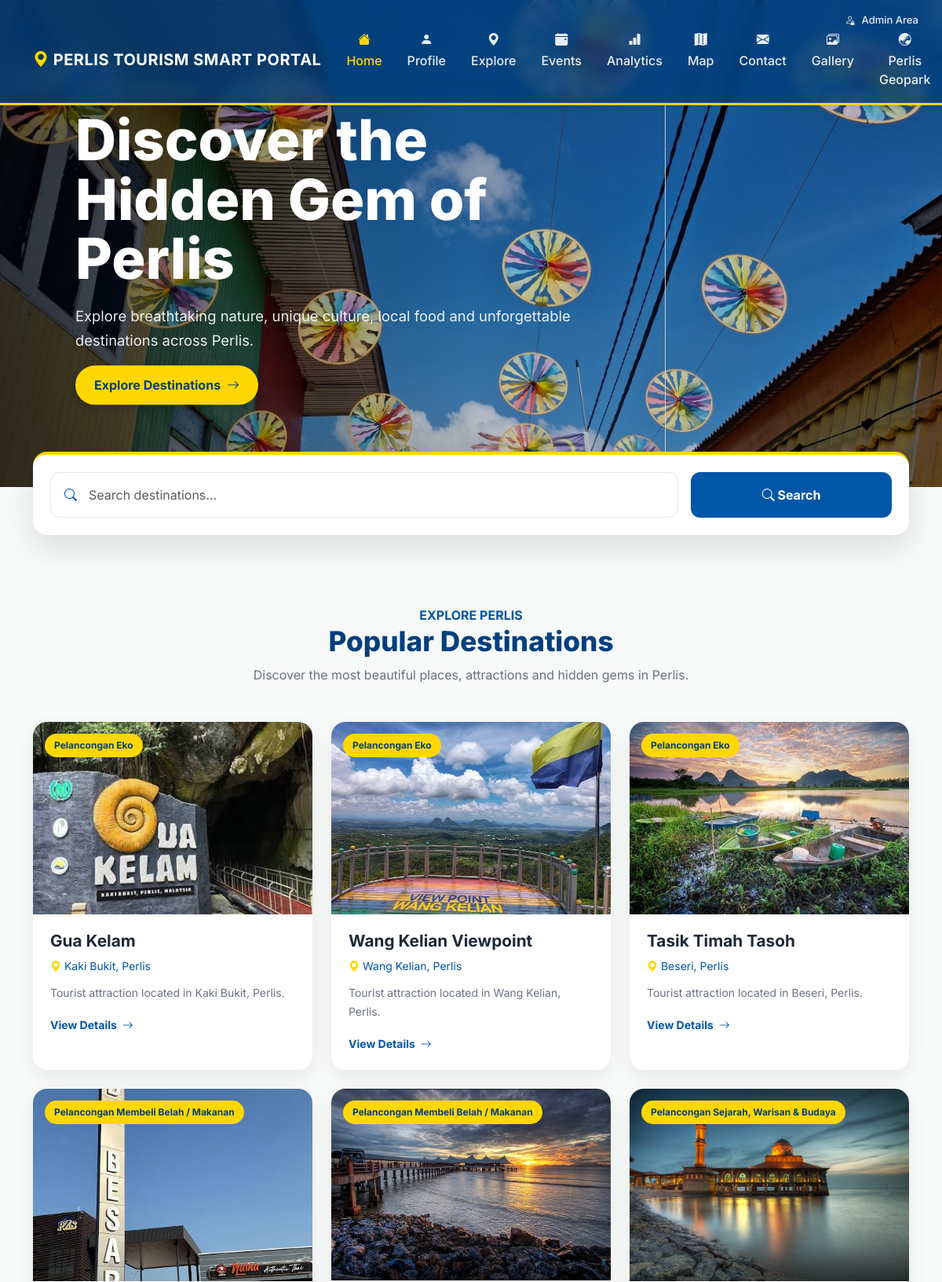
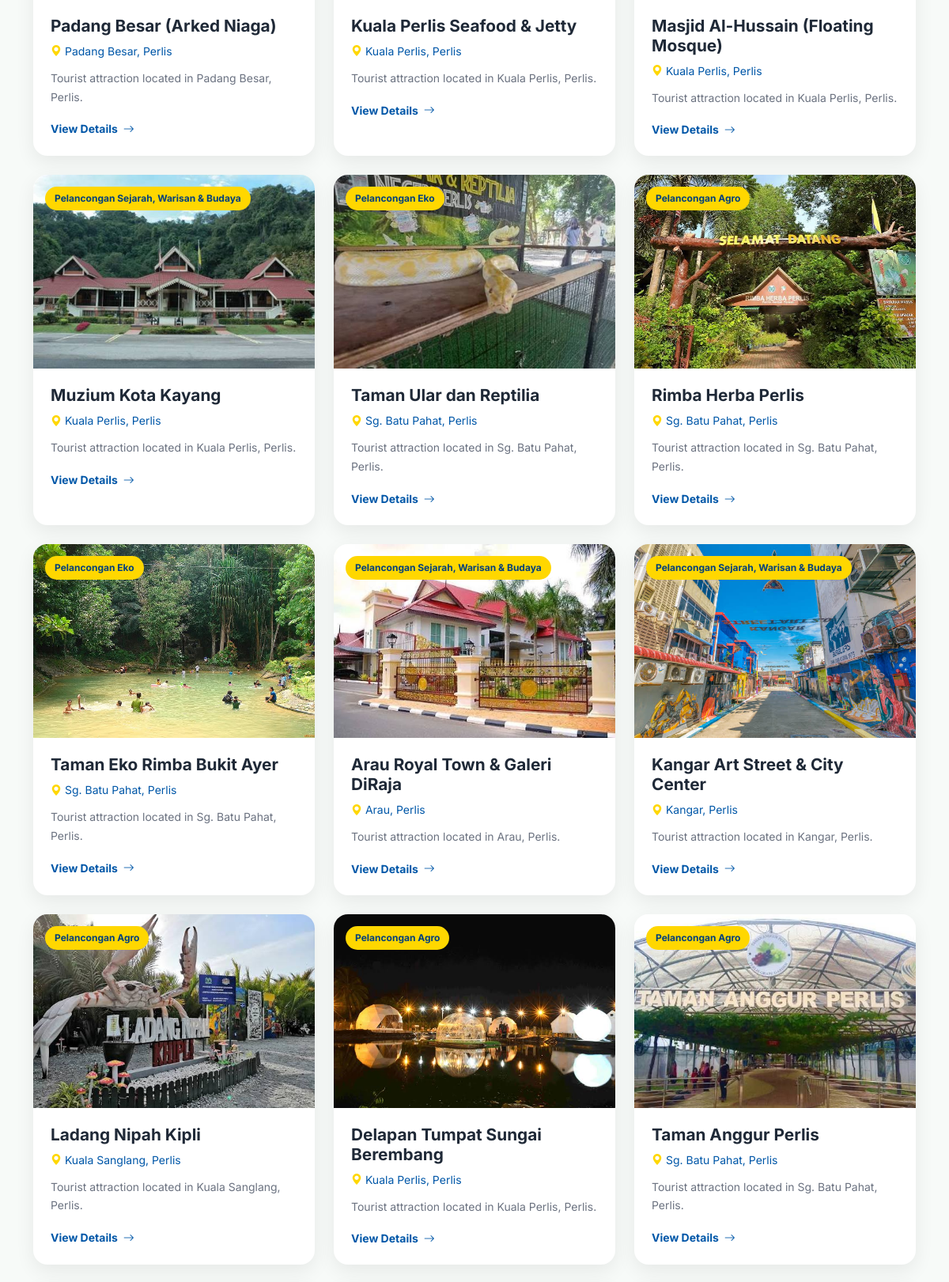
The page / (upper part) on the database its author committed (2 pictures, top to bottom).
### tables this page shows
CREATE TABLE `destinations` (
  `destination_id` int(11) NOT NULL,
  `destination_name` varchar(100) NOT NULL,
  `category` varchar(50) DEFAULT NULL,
  `location` varchar(100) DEFAULT NULL,
  `description` text DEFAULT NULL,
  `image` varchar(255) DEFAULT NULL,
  `created_at` timestamp NOT NULL DEFAULT current_timestamp()
);

### index.php (the view, shortened to what this page needs)
<?php
include("visitor_tracking.php");
?>
<!DOCTYPE html>
<html lang="en">
<head>
<link
    href="https://cdn.jsdelivr.net/npm/bootstrap@5.3.3/dist/css/bootstrap.min.css"
    rel="stylesheet"
>
<link
    href="https://cdn.jsdelivr.net/npm/bootstrap-icons@1.11.3/font/bootstrap-icons.css"
    rel="stylesheet"
>
</head>
<body>
<div class="admin-area">
<a href="login.php">
<i class="bi bi-person-lock"></i>
Admin Area
</a>
</div>
<nav class="navbar navbar-expand-lg navbar-dark shadow-sm">
<div class="container">
<a
    href="index.php"
    class="navbar-brand fw-bold"
>
<i class="bi bi-geo-alt-fill"></i>
PERLIS TOURISM SMART PORTAL
</a>
<div
    class="collapse navbar-collapse"
    id="mainMenu"
>
<ul class="navbar-nav ms-auto">
<li class="nav-item">
<a
    class="nav-link active"
    href="index.php"
>
<i class="bi bi-house-fill"></i>
Home
</a>
</li>
<li class="nav-item dropdown profile-dropdown">
<a
    class="nav-link"
    href="#"
    id="profileDropdown"
>
<i class="bi bi-person-fill"></i>
Profile
</a>
</li>
<li class="nav-item">
<a
    class="nav-link"
    href="destinations.php"
>
<i class="bi bi-geo-alt-fill"></i>
Explore
</a>
</li>
<li class="nav-item">
<a
    class="nav-link"
    href="events.php"
>
<i class="bi bi-calendar-event-fill"></i>
Events
</a>
</li>
<li class="nav-item">
<a
    class="nav-link"
    href="analytics.php"
>
<i class="bi bi-bar-chart-fill"></i>
Analytics
</a>
</li>
<li class="nav-item">
<a
    class="nav-link"
    href="map.php"
>
<i class="bi bi-map-fill"></i>
Map
</a>
</li>
<li class="nav-item">
<a
    class="nav-link"
    href="contact.php"
>
<i class="bi bi-envelope-fill"></i>
Contact
</a>
</li>
<li class="nav-item">
<a
    class="nav-link"
    href="gallery.php"
>
<i class="bi bi-images"></i>
Gallery
</a>
</li>
<li class="nav-item">
<a
    class="nav-link"
    href="geopark/perlis_geopark.php"
>
<i class="bi bi-globe-asia-australia"></i>
Perlis Geopark
</a>
</li>
</ul>
</div>
</div>
</nav>
<section class="hero">
<div
    id="heroSlider"
    class="carousel slide h-100"
    data-bs-ride="carousel"
>
<div class="carousel-inner h-100">
<div class="carousel-item active h-100">
<img
    src="assets/images/perlis1.jpg"
    alt="Beautiful Perlis"
>
</div>
</div>
</div>
<div class="hero-content">
<div class="small-title">
</div>
<h1>
Discover the Hidden Gem of Perlis
</h1>
<p>
Explore breathtaking nature, unique culture,
local food and unforgettable destinations
across Perlis.
</p>
<a
    href="destinations.php"
    class="hero-btn"
>
Explore Destinations
<i class="bi bi-arrow-right"></i>
</a>
</div>
</section>
<section class="container search-wrapper">
<div class="search-card">
<div class="row g-3 align-items-center">
<div class="col-lg-9">
<div class="position-relative">
<i class="bi bi-search search-icon"></i>
<input
    type="text"
    id="search"
    class="form-control search-input"
    placeholder="Search destinations..."
>
</div>
</div>
<div class="col-lg-3">
<button
    type="button"
    id="searchBtn"
    class="btn perlis-btn search-btn w-100"
>
<i class="bi bi-search"></i>
Search
</button>
</div>
</div>
</div>
</section>
<section class="section">
<div class="container">
<div class="text-center mb-5">
<div class="perlis-yellow-text fw-bold">
EXPLORE PERLIS
</div>
<h2 class="section-title">
Popular Destinations
</h2>
<p class="section-subtitle">
Discover the most beautiful places,
attractions and hidden gems in Perlis.
</p>
</div>
<div
    class="row g-4"
    id="destinationList"
>
<?php
$sql = "
    SELECT *
    FROM destinations
    ORDER BY destination_id ASC
";
$result = mysqli_query($conn, $sql);
if (
    $result &&
    mysqli_num_rows($result) > 0
) {
while (
    $row = mysqli_fetch_assoc($result)
) {
    $destinationImages = [
        "Gua Kelam" => "gua_kelam.jpg",
        "Wang Kelian" => "wangkelian.jpg",
        "Wang Kelian Viewpoint" => "wangkelian.jpg",
        "Tasik Timah Tasoh" => "timahtasoh.jpg",
        "Timah Tasoh Lake" => "timahtasoh.jpg",
        "Taman Eko Rimba Bukit Ayer" => "bukit_ayer.jpg",
        "Masjid Al-Hussain" => "masjid_al_hussain.jpg",
        "Masjid Al Hussain" => "masjid_al_hussain.jpg",
        "Bukit Tok Dun" => "bukit_tok_dun.jpg"
    ];
    $destinationName = $row['destination_name'];
    if (isset($destinationImages[$destinationName])) {
        $displayImage = $destinationImages[$destinationName];
    } else {
        $displayImage = $row['image'];
    }
?>
<div
    class="col-lg-4 col-md-6 destination-card-wrapper"
>
<div
    class="destination-card"
    data-name="<?php
        echo htmlspecialchars(
            $row['destination_name']
        );
    ?>"
>
<div class="destination-img-wrapper">
<img
    src="assets/images/<?php
        echo htmlspecialchars(
            $displayImage
        );
    ?>"
    class="destination-img"
    alt="<?php
        echo htmlspecialchars(
            $row['destination_name']
        );
    ?>"
>
<span class="destination-category">
<?php
echo htmlspecialchars(
    $row['category']
);
?>
</span>
</div>
<div class="destination-body">
<h3 class="destination-title">
<?php
echo htmlspecialchars(
    $row['destination_name']
);
?>
</h3>
<div class="destination-location">
<i class="bi bi-geo-alt-fill"></i>
<?php
echo htmlspecialchars(
    $row['location']
);
?>
</div>
<p class="destination-description">
<?php
$description =
    $row['description'];
echo htmlspecialchars(
    $description
);
?>
</p>
<a
    href="destination-details.php?id=<?php
        echo (int)
            $row['destination_id'];
    ?>"
    class="details-btn"
>
View Details
<i class="bi bi-arrow-right"></i>
</a>
</div>
</div>
</div>
<?php
}
}
?>
</div>
</div>
</section>
</body>
</html>

### index.php (style rules this page uses)
:root { --perlis-blue: #0057A8; --perlis-dark-blue: #003F7D; --perlis-yellow: #FFD700; --perlis-light-yellow: #FFF8CC; --light-bg: #f7faf8; }
* { box-sizing: border-box; }
body { font-family: 'Inter', sans-serif; background: var(--light-bg); color: #1f2937; }
.navbar { background: rgba(0, 63, 125, 0.80) !important; position: absolute; top: 0; left: 0; width: 100%; z-index: 1000; box-shadow: 0 8px 30px rgba(0, 0, 0, 0.40); backdrop-filter: blur(8px); min-height: 85px; border-bottom: 3px solid var(--perlis-yellow); padding-top: 28px; }
.navbar-brand { font-size: 1.25rem; letter-spacing: .5px; }
.navbar-brand i { color: var(--perlis-yellow); }
.navbar-nav .nav-link { color: rgba(255,255,255,.90); font-weight: 500; padding: 10px 16px !important; transition: .25s; text-align: center; }
.navbar-nav .nav-link:hover, .navbar-nav .nav-link.active { color: var(--perlis-yellow); }
.navbar-nav .nav-link i { display: block; margin-bottom: 3px; }
.profile-dropdown { position: relative; }
.admin-area { position: absolute; top: 12px; right: 30px; z-index: 1100; }
.admin-area a { color: rgba(255,255,255,.90); text-decoration: none; font-size: 13px; font-weight: 500; transition: .25s; }
.admin-area i { margin-right: 5px; }
.hero { position: relative; height: 620px; overflow: hidden; }
.hero img { width: 100%; height: 620px; object-fit: cover; }
.hero::after { content: ""; position: absolute; inset: 0; background: linear-gradient( 90deg, rgba(0,0,0,.65), rgba(0,0,0,.20), rgba(0,0,0,.15) ); }
.hero-content { position: absolute; z-index: 3; top: 50%; left: 8%; transform: translateY(-50%); color: white; max-width: 650px; }
.hero-content .small-title { text-transform: uppercase; letter-spacing: 3px; font-size: 14px; font-weight: 700; margin-bottom: 15px; color: var(--perlis-yellow); }
.hero-content h1 { font-size: clamp(2.5rem, 6vw, 5rem); font-weight: 800; line-height: 1.05; margin-bottom: 20px; }
.hero-content p { font-size: 1.15rem; line-height: 1.7; color: rgba(255,255,255,.9); }
.hero-btn { display: inline-flex; align-items: center; gap: 8px; padding: 13px 24px; background: var(--perlis-yellow); color: var(--perlis-dark-blue); text-decoration: none; border-radius: 50px; font-weight: 700; transition: .3s; box-shadow: 0 5px 15px rgba(0,0,0,.20); }
.search-wrapper { position: relative; z-index: 10; margin-top: -45px; }
.search-card { background: white; border-radius: 18px; padding: 22px; box-shadow: 0 15px 40px rgba(0,0,0,.12); border-top: 4px solid var(--perlis-yellow); }
.search-input { border: 1px solid #e5e7eb; border-radius: 12px; height: 58px; padding-left: 48px; font-size: 16px; }
.search-icon { position: absolute; left: 18px; top: 50%; transform: translateY(-50%); color: var(--perlis-blue); z-index: 5; }
.search-btn { height: 58px; border-radius: 12px; padding: 0 25px; font-weight: 600; }
.perlis-btn { background: var(--perlis-blue); border: 2px solid var(--perlis-blue); color: white; font-weight: 700; transition: .3s; }
.section { padding: 90px 0; }
.section-title { font-size: 2.2rem; font-weight: 800; color: var(--perlis-dark-blue); }
.section-subtitle { color: #6b7280; max-width: 600px; margin: 10px auto 0; }
.perlis-yellow-text { color: var(--perlis-blue); }
.destination-card { border: none; border-radius: 18px; overflow: hidden; background: white; box-shadow: 0 8px 25px rgba(0,0,0,.07); transition: .3s; height: 100%; }
.destination-img-wrapper { position: relative; height: 245px; overflow: hidden; }
.destination-img { width: 100%; height: 100%; object-fit: cover; transition: .5s; }
.destination-category { position: absolute; top: 15px; left: 15px; background: var(--perlis-yellow); color: var(--perlis-dark-blue); padding: 6px 12px; border-radius: 50px; font-size: 12px; font-weight: 700; }
.destination-body { padding: 22px; }
.destination-title { font-size: 1.3rem; font-weight: 700; margin-bottom: 8px; }
.destination-location { color: var(--perlis-blue); font-size: 14px; margin-bottom: 12px; }
.destination-location i { color: var(--perlis-yellow); }
.destination-description { color: #6b7280; font-size: 14px; line-height: 1.7; }
.details-btn { display: inline-flex; align-items: center; gap: 7px; color: var(--perlis-blue); text-decoration: none; font-weight: 700; font-size: 14px; transition: .25s; }

### rows shown on the page
destinations: shows a picture, category "Pelancongan Eko", destination_name "Gua Kelam", location "Kaki Bukit, Perlis", description "Tourist attraction located in Kaki Bukit, Perlis."
destinations: shows a picture, category "Pelancongan Eko", destination_name "Wang Kelian Viewpoint", location "Wang Kelian, Perlis", description "Tourist attraction located in Wang Kelian, Perlis."
destinations: shows a picture, category "Pelancongan Eko", destination_name "Tasik Timah Tasoh", location "Beseri, Perlis", description "Tourist attraction located in Beseri, Perlis."
destinations: image (picture), category "Pelancongan Membeli Belah / Makanan", destination_name "Padang Besar (Arked Niaga)", location "Padang Besar, Perlis", description "Tourist attraction located in Padang Besar, Perlis."
destinations: image (picture), category "Pelancongan Membeli Belah / Makanan", destination_name "Kuala Perlis Seafood & Jetty", location "Kuala Perlis, Perlis", description "Tourist attraction located in Kuala Perlis, Perlis."
destinations: image (picture), category "Pelancongan Sejarah, Warisan & Budaya", destination_name "Masjid Al-Hussain (Floating Mosque)", location "Kuala Perlis, Perlis", description "Tourist attraction located in Kuala Perlis, Perlis."
destinations: image (picture), category "Pelancongan Sejarah, Warisan & Budaya", destination_name "Muzium Kota Kayang", location "Kuala Perlis, Perlis", description "Tourist attraction located in Kuala Perlis, Perlis."
destinations: image (picture), category "Pelancongan Eko", destination_name "Taman Ular dan Reptilia", location "Sg. Batu Pahat, Perlis", description "Tourist attraction located in Sg. Batu Pahat, Perlis."
destinations: image (picture), category "Pelancongan Agro", destination_name "Rimba Herba Perlis", location "Sg. Batu Pahat, Perlis", description "Tourist attraction located in Sg. Batu Pahat, Perlis."
destinations: shows a picture, category "Pelancongan Eko", destination_name "Taman Eko Rimba Bukit Ayer", location "Sg. Batu Pahat, Perlis", description "Tourist attraction located in Sg. Batu Pahat, Perlis."
destinations: image (picture), category "Pelancongan Sejarah, Warisan & Budaya", destination_name "Arau Royal Town & Galeri DiRaja", location "Arau, Perlis", description "Tourist attraction located in Arau, Perlis."
destinations: image (picture), category "Pelancongan Sejarah, Warisan & Budaya", destination_name "Kangar Art Street & City Center", location "Kangar, Perlis", description "Tourist attraction located in Kangar, Perlis."
destinations: image (picture), category "Pelancongan Agro", destination_name "Ladang Nipah Kipli", location "Kuala Sanglang, Perlis", description "Tourist attraction located in Kuala Sanglang, Perlis."
destinations: image (picture), category "Pelancongan Agro", destination_name "Delapan Tumpat Sungai Berembang", location "Kuala Perlis, Perlis", description "Tourist attraction located in Kuala Perlis, Perlis."
destinations: image (picture), category "Pelancongan Agro", destination_name "Taman Anggur Perlis", location "Sg. Batu Pahat, Perlis", description "Tourist attraction located in Sg. Batu Pahat, Perlis."
